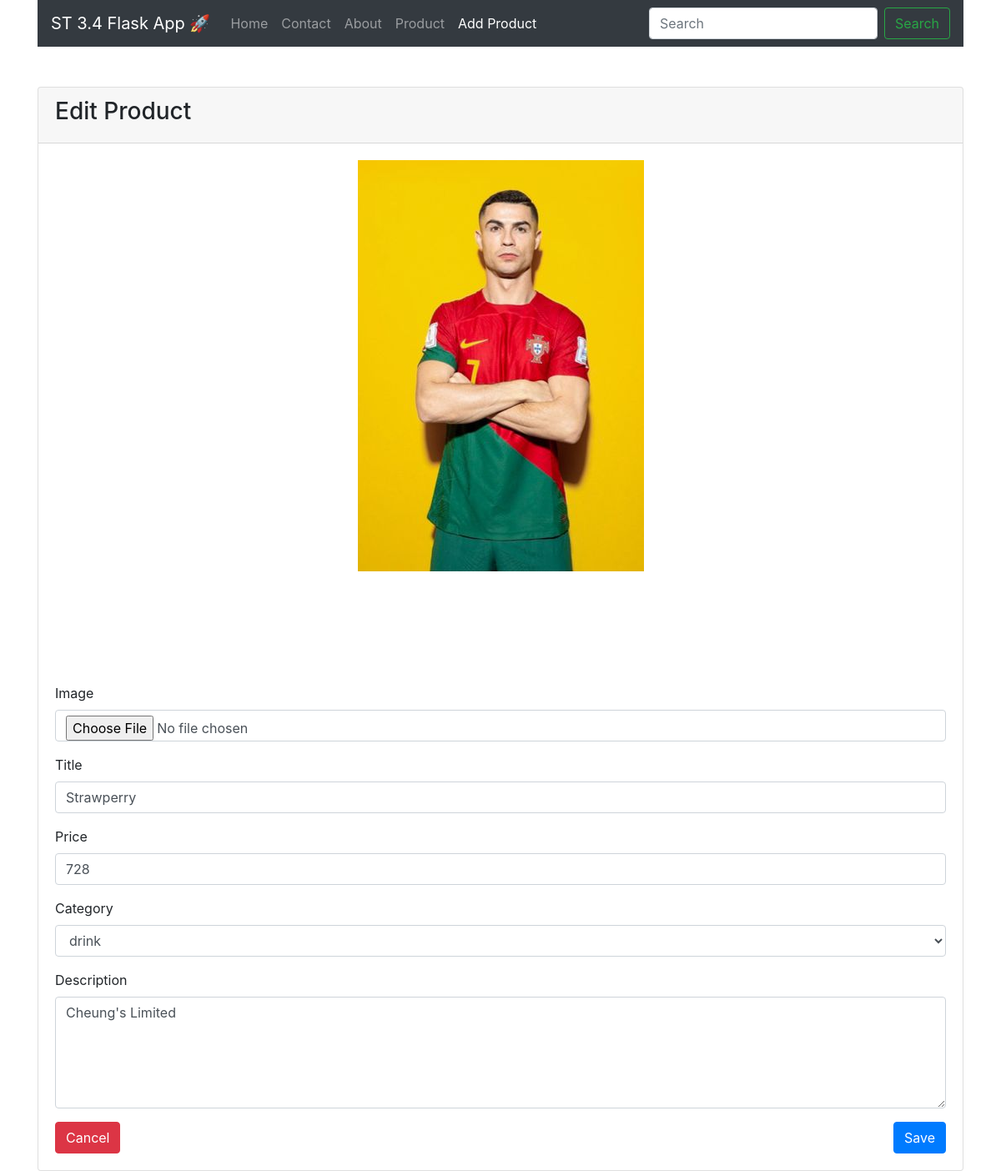
Page /edit_product?id=3 on the committed database.
### tables this page shows
CREATE TABLE "product" (
  "id" INTEGER NOT NULL PRIMARY KEY AUTOINCREMENT,
  "title" TEXT,
  "cost" NUMBER,
  "price" NUMBER,
  "category" TEXT,
  "description" TEXT,
  "image" TEXT
);

### app.py (the view)
@app.get('/edit_product')
def edit_product():
    product_id = request.args.get('id')
    row = conn.execute("""SELECT * FROM product where id =?""", (product_id,))
    product = {}
    for item in row:
        image = ''
        if item[6] == None:
            image = 'no_image'
        else:
            image = item[6]
        product ={
                'id': item[0],
                'title': item[1],
                'cost': item[2],
                'price': item[3],
                'category': item[4],
                'description': item[5],
                'image': image,
            }
    return render_template('edit_product.html', product=product, module='add_product')

### templates/edit_product.html (shortened to what this page needs)
<!DOCTYPE html>
<html lang="en">
<head>
    {% include "header_style.html" %}
</head>
<body>
<div class="container">
    <div class="row">
        <div class="col-md-12">
            {% include "navbar.html" %}
        </div>
        <div class="col-md-12 mt-5">
            <div class="card">
                <div class="card-header">
                    <h3>Edit Product</h3>
                </div>
                <div class="card-body">
                    <form action="{{ url_for('update') }}" method="post" name="editProductForm"
                          enctype="multipart/form-data">
                        <div class="form-group">
                            <div style="text-align: center;">
                                {% if product['image'] != 'no_image' %}
                                    <img id="thumbnail"
                                         style="
                                         max-width: 100%"
                                         src="/static/image/crop/{{ product['image'] }}"
                                         onerror="this.src='/static/image/image_error.png';"
                                         alt="image"
                                    >
                                {% endif %}
                            </div>
                            <label for="file">Image</label>
                            <input
                                    type="file"
                                    accept="image/*"
                                    class="form-control"
                                    id="file"
                                    name="file"
                                    onchange="showMyImage(this)"
                            >
                        </div>
                        <div class="form-group">
                            <label for="title">Title</label>
                            <input required value="{{ product['title'] }}" type="text" class="form-control" id="title"
                                   name="title" autocomplete="off">
                        </div>
                        <div class="form-group">
                            <label for="price">Price</label>
                            <input required value="{{ product['price'] }}" type="number" class="form-control" id="price"
                                   name="price" autocomplete="off">
                        </div>
                        <div class="form-group">
                            <label for="category">Category</label>
                            <select required class="form-control" id="category" name="category">
                                <option {{ 'selected' if product['category']=='drink' else '' }} value="drink">drink
                                </option>
                            </select>
                        </div>
                        <div class="form-group">
                            <label for="description">Description</label>
                            <textarea required
                                    class="form-control" id="description" name="description"
                                    rows="5"
                            >{{ product['description'] }}</textarea>
                        </div>
                        <button onclick="window.location.href='/product'" type="reset" class="btn btn-danger">Cancel
                        </button>
                        <button type="submit" class="btn btn-primary float-right">Save</button>
                    </form>
                </div>
            </div>
        </div>
    </div>
</div>
</body>
</html>

### rows in the picture
product: image (picture), title "Strawperry", price "728", description "Cheung's Limited"
